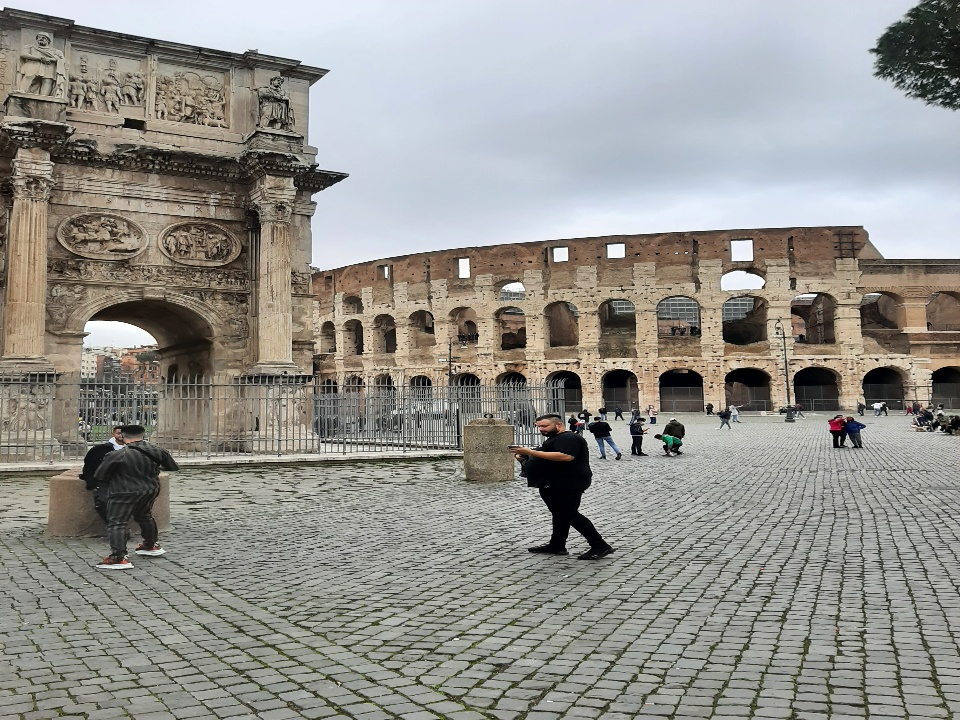
#> input picture imgs/arc/low_res/20220103_133010.jpg, 960 x 720 px
$ python -i algorithms.py   (imports and definitions only)
#> lines starting #> are read from the running program, lines starting #| are printed output that depends on the picture; after the words box and inside, x2 and y2 are one past the last pixel; in counts of white or black regions, pixels touching at a corner belong together
import cv2.cv2 as cv
import numpy as np


# https://ieeexplore.ieee.org/document/5304214
# [288 lines left out: functions energy_based_seam_line, fast_color_blending, multi_band_blending, multi_band_blending_masked, not called in this run]


# https://docs.opencv.org/3.4/d3/d05/tutorial_py_table_of_contents_contours.html
def show_blobs(img):
    gray = cv.cvtColor(img, cv.COLOR_RGB2GRAY)
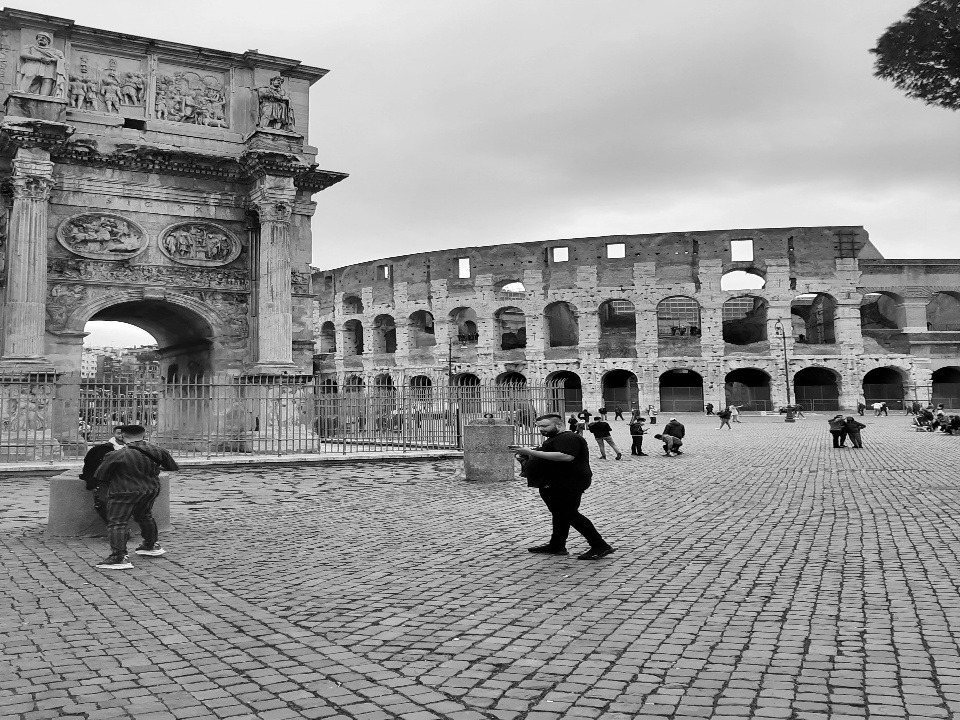
#> gray: shape (720, 960); min 0, max 255, mean 146.3
    contours, hierarchy = cv.findContours(gray, cv.RETR_TREE, cv.CHAIN_APPROX_SIMPLE)
#> contours = 402 contours, 392 with area under 20; largest, box (x1, y1, x2, y2) and area: (0, 0, 960, 720) 689520, (555, 519, 567, 535) 96, (554, 509, 566, 518) 68, (552, 540, 564, 551) 56, (551, 531, 564, 541) 43

    # draw BBs of detected contours in green
    for c in contours:
        x, y, w, h = cv.boundingRect(c)
        cv.rectangle(img, (x, y), (x + w, y + h), (0, 255, 0), 2)
#> this loop made 402 passes
#> (c, x, y, w, h) on passes 2, 4, 5: ([[588, 559], [589, 558], [590, 559], [589, 560]], 588, 558, 3, 3), ([[591, 557], [592, 556], [593, 557], [592, 558]], 591, 556, 3, 3), ([[577, 557], [578, 556], [579, 557], [578, 558]], 577, 556, 3, 3)
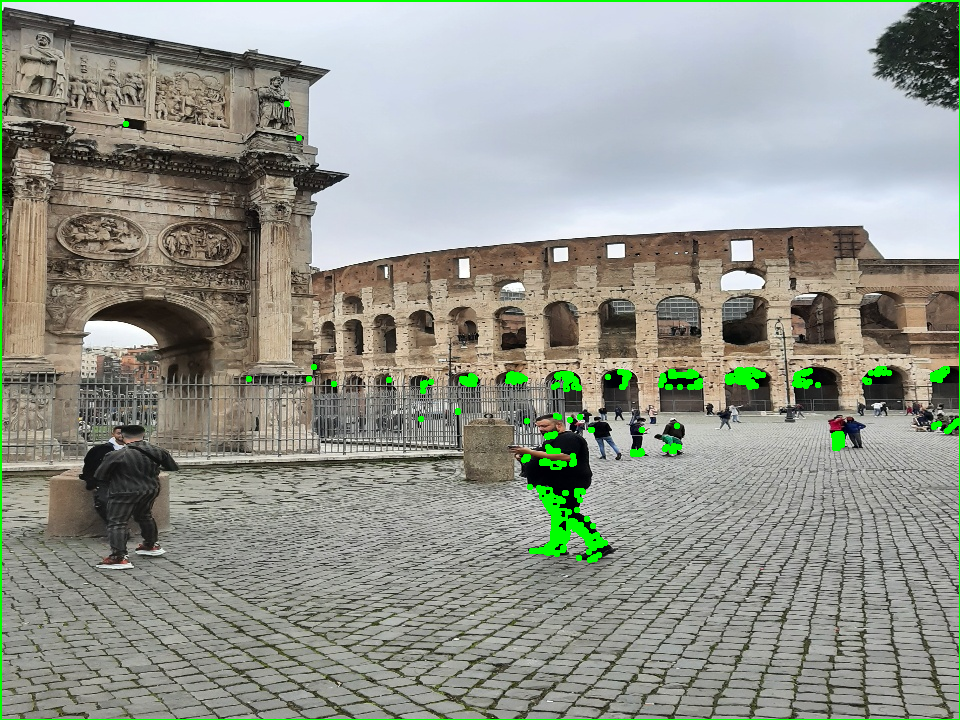
#> img: shape (720, 960, 3); mean R, G, B 146.3, 149.5, 140.1

    # draw detected contours in red
    img = cv.drawContours(img, contours, -1, (0, 0, 255), 2)
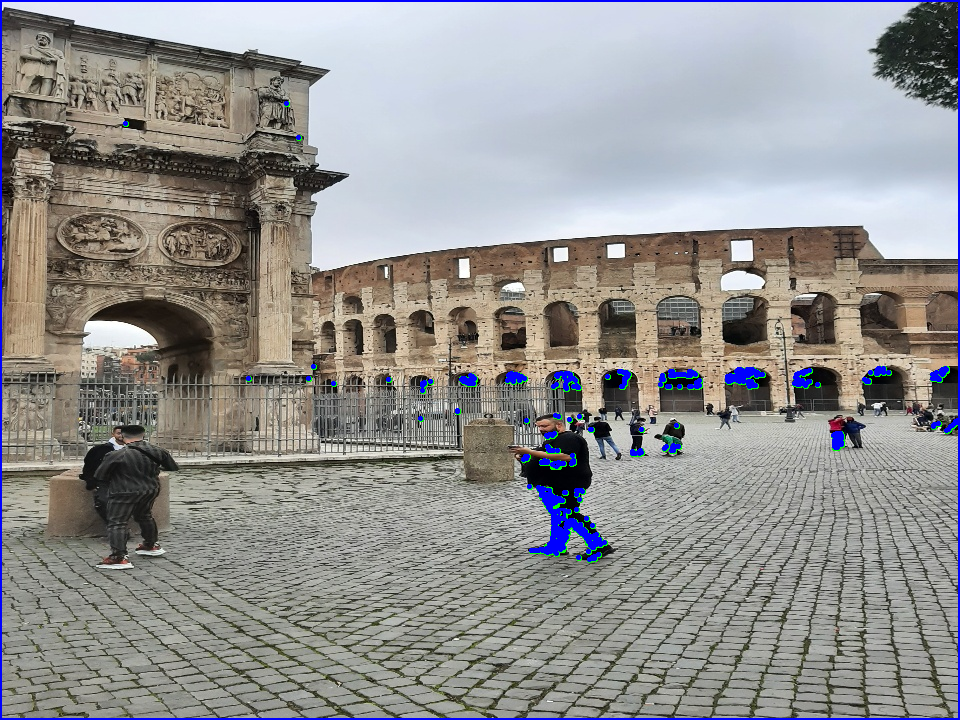
#> img: shape (720, 960, 3); 1.82% of pixels changed, all inside (x1, y1, x2, y2) = (0, 0, 960, 720)
    cv.imshow("Contours and BBs", img)
    cv.waitKey(0)


# [149 lines left out: functions biggest_bb_in_mask, biggest_rectangle_in_mask, cylindrical_warp, histeq_color, gain_intensity, gain_rbg and 1 more, not called in this run]


class GainCompensator(object):

    # [5 lines left out: function __init__, not called in this run]

    def apply(self, index, corner, image, mask):
        return image * self._gains[index]

    # noinspection PyUnboundLocalVariable
    # [157 lines left out: functions feed, single_feed, prepare_similarity_mask, build_similarity_mask, not called in this run]

>>> import cv2
>>> picture = cv2.cvtColor(cv2.imread('../imgs/arc/low_res/20220103_133010.jpg'), cv2.COLOR_BGR2RGB)
>>> result = show_blobs(picture)
